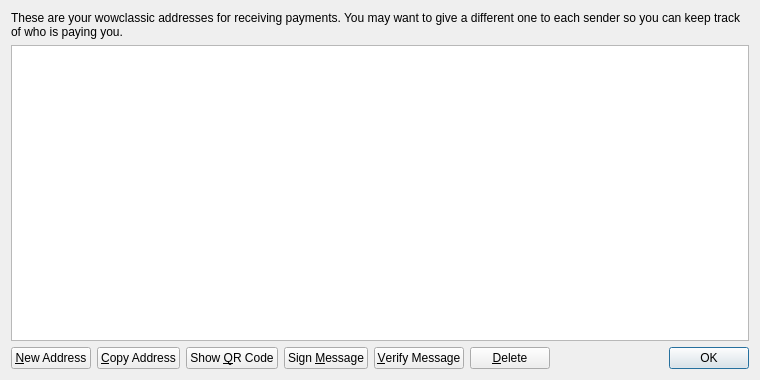
<?xml version="1.0" encoding="UTF-8"?>
<ui version="4.0">
 <class>AddressBookPage</class>
 <widget class="QWidget" name="AddressBookPage">
  <property name="geometry">
   <rect>
    <x>0</x>
    <y>0</y>
    <width>760</width>
    <height>380</height>
   </rect>
  </property>
  <property name="windowTitle">
   <string>Address Book</string>
  </property>
  <layout class="QVBoxLayout" name="verticalLayout">
   <item>
    <widget class="QLabel" name="labelExplanation">
     <property name="text">
      <string>These are your wowclassic addresses for receiving payments. You may want to give a different one to each sender so you can keep track of who is paying you.</string>
     </property>
     <property name="textFormat">
      <enum>Qt::PlainText</enum>
     </property>
     <property name="wordWrap">
      <bool>true</bool>
     </property>
    </widget>
   </item>
   <item>
    <widget class="QTableView" name="tableView">
     <property name="contextMenuPolicy">
      <enum>Qt::CustomContextMenu</enum>
     </property>
     <property name="toolTip">
      <string>Double-click to edit address or label</string>
     </property>
     <property name="tabKeyNavigation">
      <bool>false</bool>
     </property>
     <property name="alternatingRowColors">
      <bool>true</bool>
     </property>
     <property name="selectionMode">
      <enum>QAbstractItemView::SingleSelection</enum>
     </property>
     <property name="selectionBehavior">
      <enum>QAbstractItemView::SelectRows</enum>
     </property>
     <property name="sortingEnabled">
      <bool>true</bool>
     </property>
     <attribute name="verticalHeaderVisible">
      <bool>false</bool>
     </attribute>
    </widget>
   </item>
   <item>
    <layout class="QHBoxLayout" name="horizontalLayout">
     <item>
      <widget class="QPushButton" name="newAddressButton">
       <property name="toolTip">
        <string>Create a new address</string>
       </property>
       <property name="text">
        <string>&amp;New Address</string>
       </property>
       <property name="icon">
        <iconset resource="../bitcoin.qrc">
         <normaloff>:/icons/add</normaloff>:/icons/add</iconset>
       </property>
      </widget>
     </item>
     <item>
      <widget class="QPushButton" name="copyToClipboard">
       <property name="toolTip">
        <string>Copy the currently selected address to the system clipboard</string>
       </property>
       <property name="text">
        <string>&amp;Copy Address</string>
       </property>
       <property name="icon">
        <iconset resource="../bitcoin.qrc">
         <normaloff>:/icons/editcopy</normaloff>:/icons/editcopy</iconset>
       </property>
      </widget>
     </item>
     <item>
      <widget class="QPushButton" name="showQRCode">
       <property name="text">
        <string>Show &amp;QR Code</string>
       </property>
       <property name="icon">
        <iconset resource="../bitcoin.qrc">
         <normaloff>:/icons/qrcode</normaloff>:/icons/qrcode</iconset>
       </property>
      </widget>
     </item>
     <item>
      <widget class="QPushButton" name="signMessage">
       <property name="toolTip">
        <string>Sign a message to prove you own a wowclassic address</string>
       </property>
       <property name="text">
        <string>Sign &amp;Message</string>
       </property>
       <property name="icon">
        <iconset resource="../bitcoin.qrc">
         <normaloff>:/icons/edit</normaloff>:/icons/edit</iconset>
       </property>
      </widget>
     </item>
     <item>
      <widget class="QPushButton" name="verifyMessage">
       <property name="toolTip">
        <string>Verify a message to ensure it was signed with a specified wowclassic address</string>
       </property>
       <property name="text">
        <string>&amp;Verify Message</string>
       </property>
       <property name="icon">
        <iconset resource="../bitcoin.qrc">
         <normaloff>:/icons/transaction_0</normaloff>:/icons/transaction_0</iconset>
       </property>
      </widget>
     </item>
     <item>
      <widget class="QPushButton" name="deleteButton">
       <property name="toolTip">
        <string>Delete the currently selected address from the list</string>
       </property>
       <property name="text">
        <string>&amp;Delete</string>
       </property>
       <property name="icon">
        <iconset resource="../bitcoin.qrc">
         <normaloff>:/icons/remove</normaloff>:/icons/remove</iconset>
       </property>
      </widget>
     </item>
     <item>
      <spacer name="horizontalSpacer">
       <property name="orientation">
        <enum>Qt::Horizontal</enum>
       </property>
       <property name="sizeHint" stdset="0">
        <size>
         <width>40</width>
         <height>20</height>
        </size>
       </property>
      </spacer>
     </item>
     <item>
      <widget class="QDialogButtonBox" name="buttonBox">
       <property name="sizePolicy">
        <sizepolicy hsizetype="Maximum" vsizetype="Fixed">
         <horstretch>0</horstretch>
         <verstretch>0</verstretch>
        </sizepolicy>
       </property>
       <property name="standardButtons">
        <set>QDialogButtonBox::Ok</set>
       </property>
      </widget>
     </item>
    </layout>
   </item>
  </layout>
 </widget>
 <resources>
  <include location="../bitcoin.qrc"/>
 </resources>
 <connections/>
</ui>
